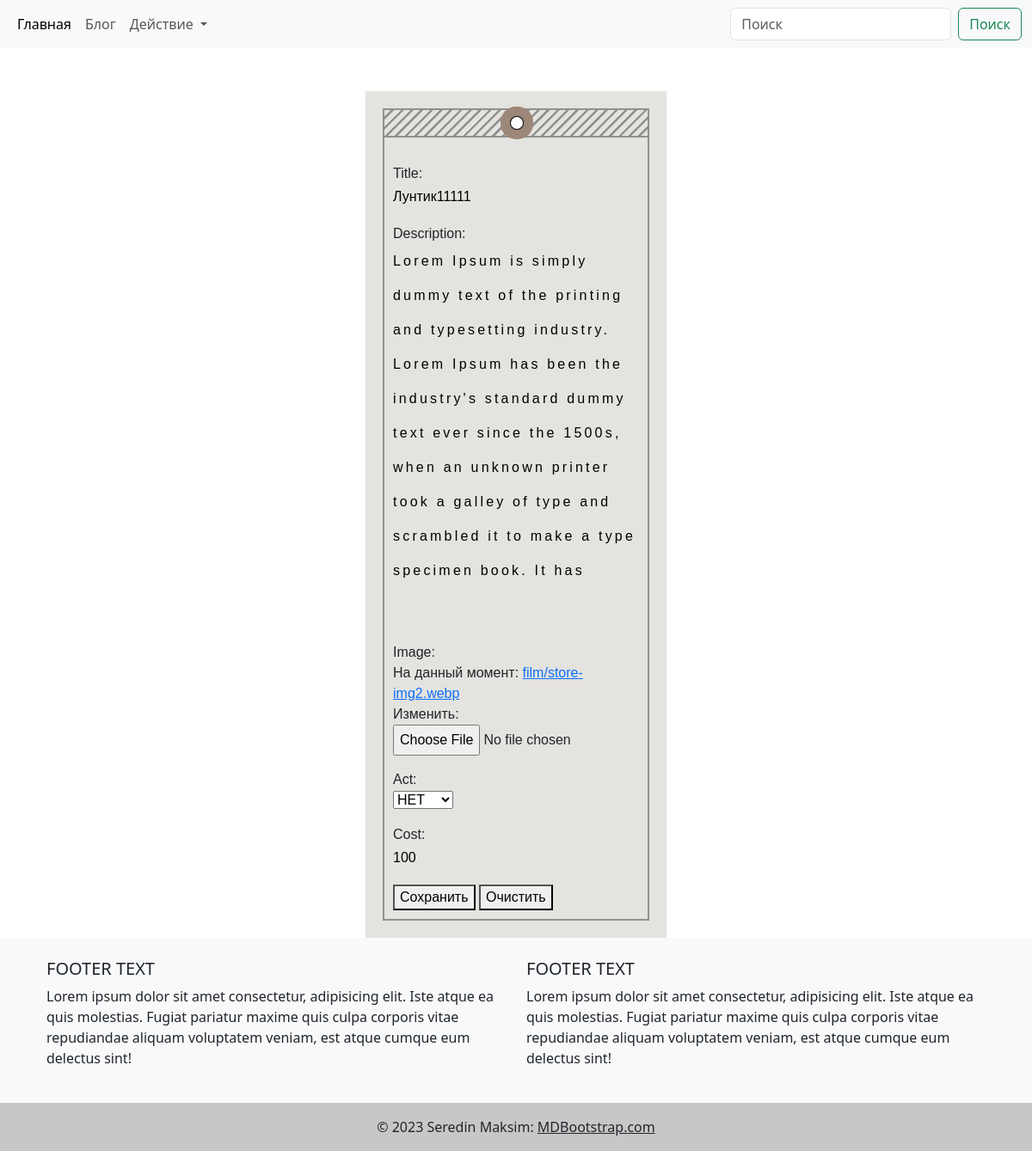
The page /update_list/1/update/ on the database as committed earlier.
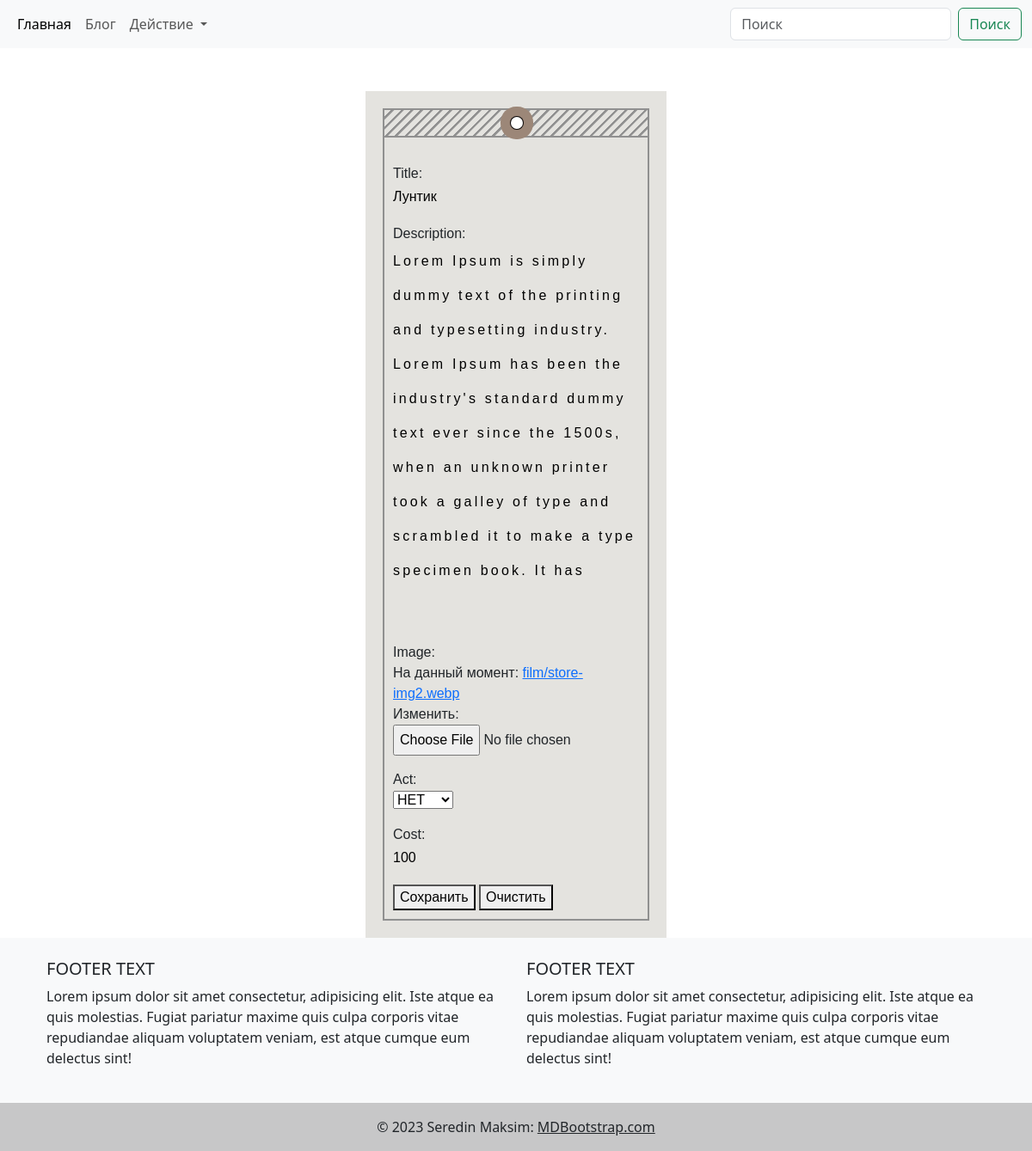
The same page on the database as committed later.
### tv_shows/models.py (models this page shows, shortened)
class TvShow(models.Model):
    CHOICE_ACT = (
        ('ДА', "ДА"),
        ('НЕТ', "НЕТ")
    )
    title = models.CharField(max_length=100)
    description = models.TextField()
    image = models.FileField(upload_to='film/', null=True)
    act = models.CharField(max_length=100, choices=CHOICE_ACT)
    cost = models.PositiveIntegerField()
    created_at = models.DateTimeField(auto_now_add=True)

### tv_shows/views.py (the view, shortened to what this page needs)
# urls.py: path('update_list/<int:id>/update/', views.EditShowView.as_view()),
class EditShowView(generic.UpdateView):
    template_name = 'crud/edit.html'
    form_class = forms.TvShowForm
    success_url = '/update_list/'
    def get_object(self, **kwargs):
        film_id = self.kwargs.get('id')
        return get_object_or_404(models.TvShow, id=film_id)

### tv_shows/forms.py
class TvShowForm(forms.ModelForm):
    class Meta:
        model = models.TvShow
        fields = '__all__'

### templates/crud/edit.html (shortened to what this page needs)
{% load static %}
{% include 'header.html' %}
<link rel="stylesheet" href="{% static 'css/style.css' %}">
<form  method="POST" enctype="multipart/form-data" class="air">
<div class="form-inner">
<div class="stripes-block"></div>
<div class="form-row">
    {{form.as_p}}
    <button type="submit">Сохранить</button>
    <button type="reset">Очистить</button>
</div>
</div>
</form>
{% include 'footer.html' %}

Rows that differ between the two databases and show on the page:
changed TvShow "НЕТ": title "Лунтик11111" → "Лунтик"
